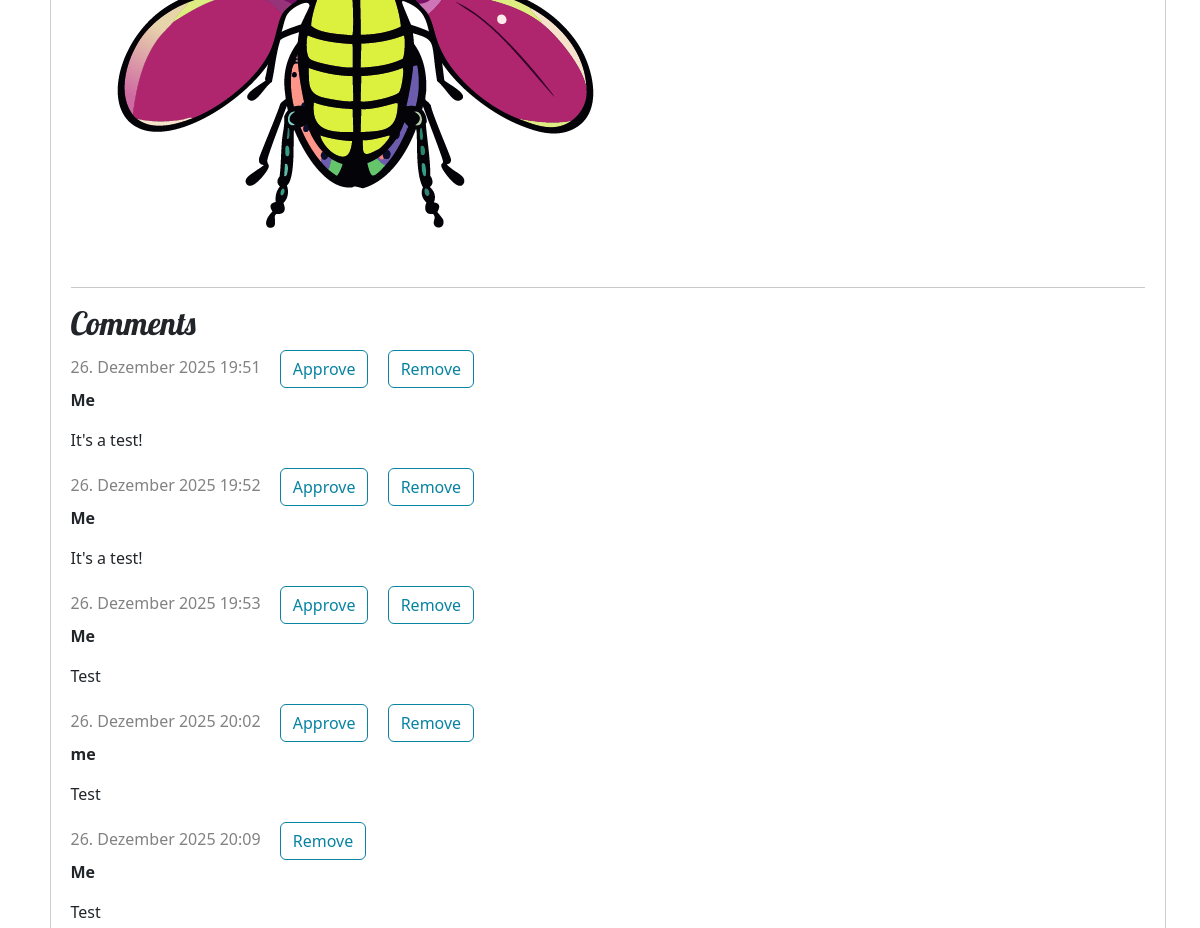
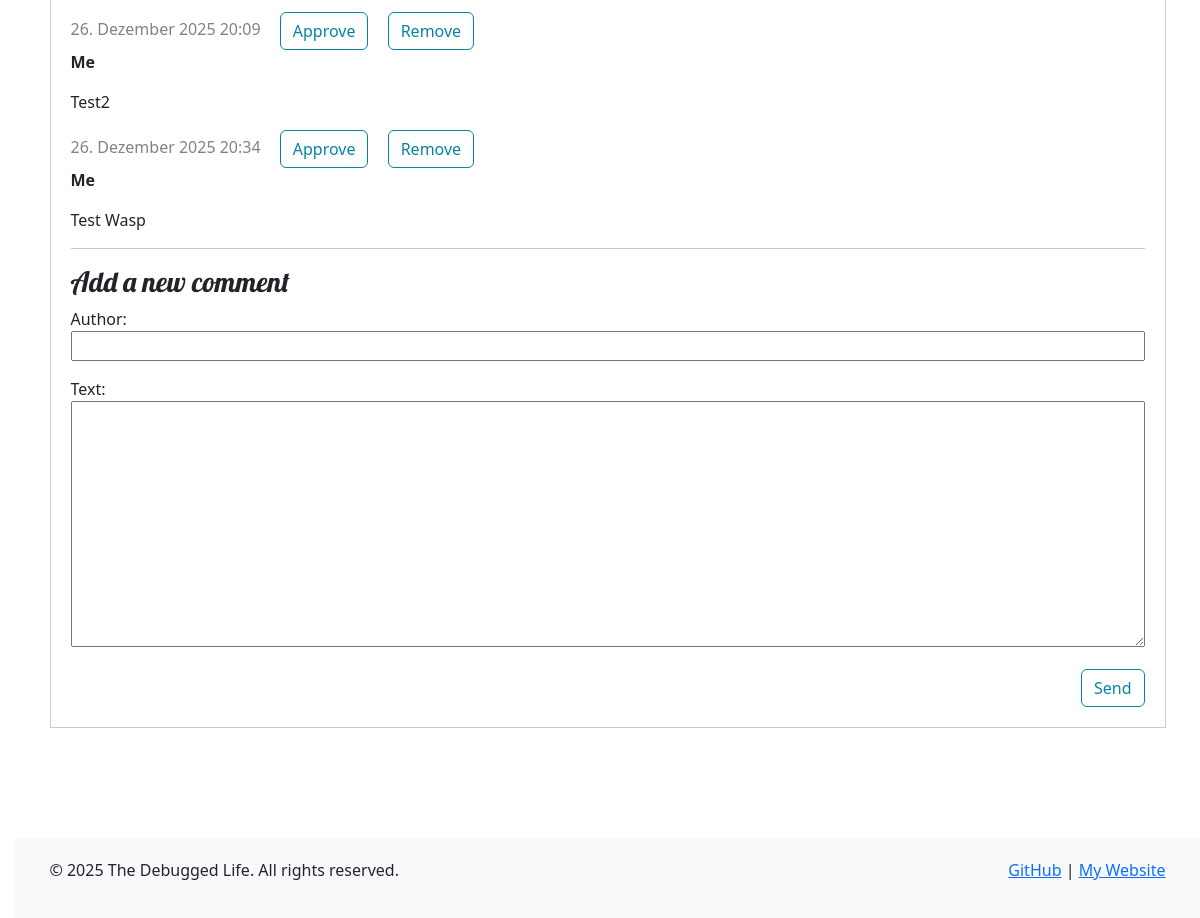
The app's page /post/13/ (signed in, lower part), older data (2 pictures, top to bottom).
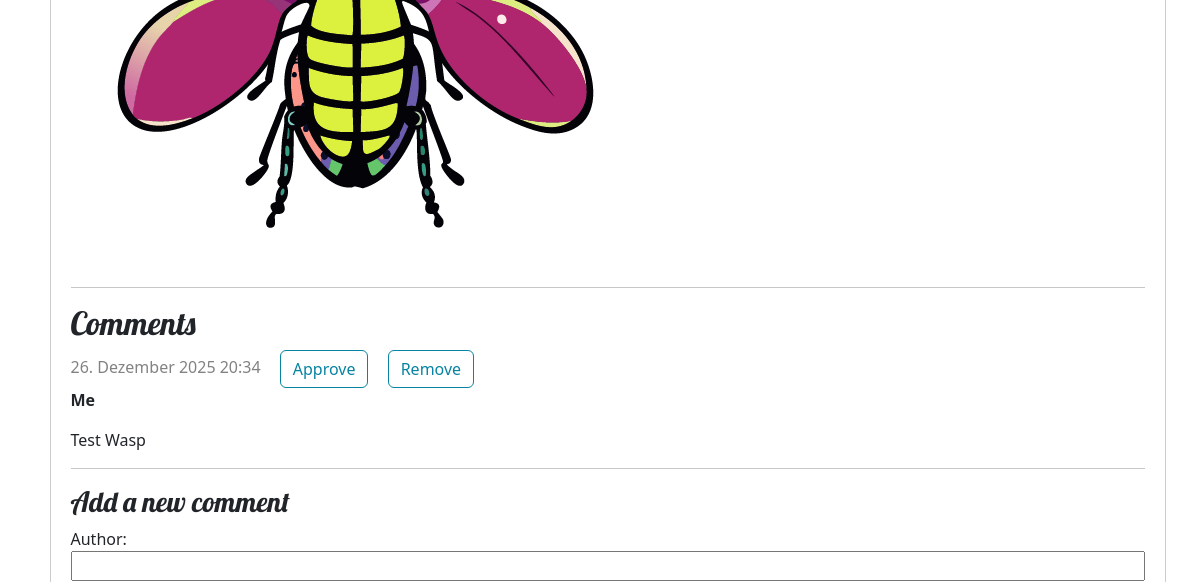
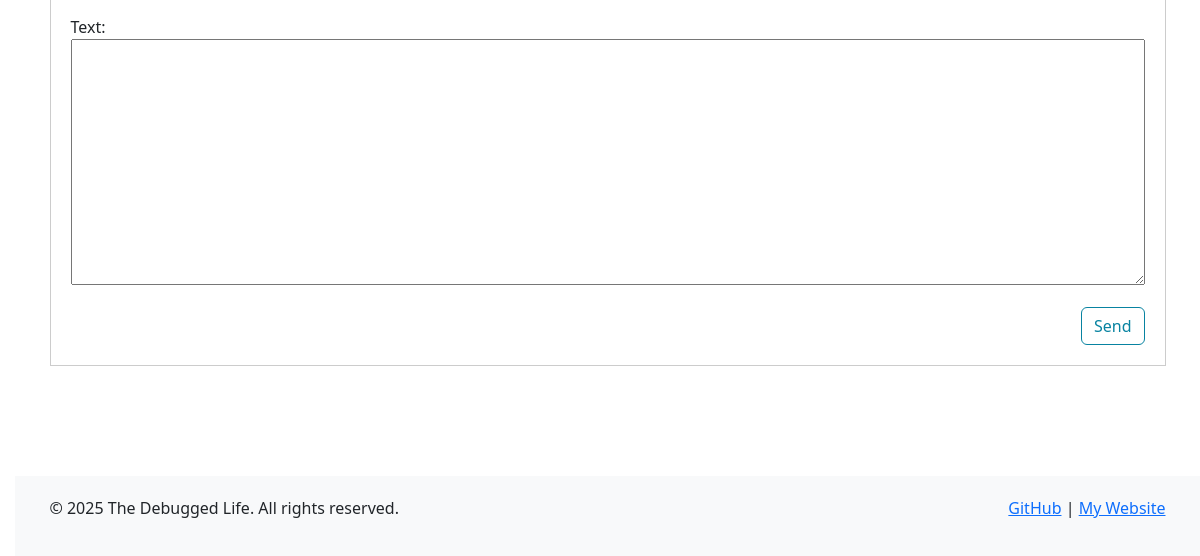
The same page, newer data (2 pictures, top to bottom).
### blog/models.py (models this page shows, shortened)
class Comment(models.Model):
    post = models.ForeignKey('blog.Post', on_delete=models.CASCADE, related_name='comments')
    author = models.CharField(max_length=50)
    text = models.TextField(max_length=500)
    created_date = models.DateTimeField(default=timezone.now)
    approved_comment = models.BooleanField(default=False)

### blog/views.py (the view)
# urls.py: path('post/<int:pk>/', views.post_detail, name='post_detail'),
def post_detail(request, pk):
    post = get_object_or_404(Post, pk=pk)
    if request.method == "POST":
        form = CommentForm(request.POST)
        if form.is_valid():
            comment = form.save(commit=False)
            comment.post = post
            comment.save()
            send_mail(
                'New Comment on Your Blog Post',
                f'A new comment was posted on "{post.title}" by {comment.author}.\n\nRead it here: {request.build_absolute_uri()}',
                settings.EMAIL_HOST_USER, # Use the configured email address
                ['admin-email@example.com'], # Your email
                fail_silently=False,
            )
            return redirect('post_detail', pk=post.pk)
    else:
        form = CommentForm()
    return render(request, 'blog/post_detail.html', {'post': post, 'form': form})

### blog/forms.py
class CommentForm(forms.ModelForm):
    class Meta:
        model = Comment
        fields = ('author', 'text',)

### blog/templates/blog/post_detail.html (shortened to what this page needs)
{% extends 'blog/base.html' %}
{% block content %}
<article class="post">
    {% if post.image %}
    <img src="{{ post.image.url }}" alt="{{ post.title }}">
    {% endif %}
    <hr>
    <h2>Comments</h2>
    {% for comment in post.comments.all %}
        {% if user.is_authenticated or comment.approved_comment %}
        <div class="comment">
            <div class="date">
                {{ comment.created_date }}
                {% if user.is_authenticated %}
                    {% if not comment.approved_comment %}
                        <a class="btn btn-secondary" href="{% url 'comment_approve' pk=comment.pk %}">Approve</a>
                    {% endif %}
                    <a class="btn btn-secondary" href="{% url 'comment_remove' pk=comment.pk %}">Remove</a>
                {% endif %}
            </div>
            <strong>{{ comment.author }}</strong>
            <p>{{ comment.text|linebreaks }}</p>
        </div>
        {% endif %}
    {% empty %}
    <p>No comments here yet :(</p>
    {% endfor %}
    <hr>
    <h3>Add a new comment</h3>
    <form method="POST" class="post-form">{% csrf_token %}
        {{ form.as_p }}
        <button type="submit" class="save btn btn-secondary">Send</button>
    </form>
</article>
{% endblock %}

Row changes from the older to the newer data that the page shows:
removed Comment: created_date "26. Dezember 2025 19:51", approved_comment "Approve", author "Me", text "It's a test!"
removed Comment: created_date "26. Dezember 2025 19:52", approved_comment "Approve", author "Me", text "It's a test!"
removed Comment: created_date "26. Dezember 2025 19:53", approved_comment "Approve", author "Me", text "Test"
removed Comment: created_date "26. Dezember 2025 20:02", approved_comment "Approve", author "me", text "Test"
removed Comment: created_date "26. Dezember 2025 20:09", author "Me", text "Test"
removed Comment: created_date "26. Dezember 2025 20:09", approved_comment "Approve", author "Me", text "Test2"
